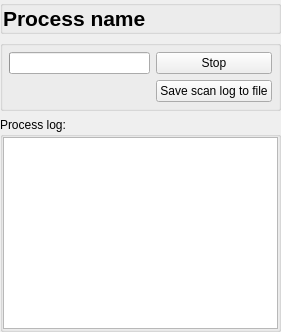
     <widget class="QWidget" name="WizardPage7">
      <layout class="QVBoxLayout">
       <property name="margin">
        <number>0</number>
       </property>
       <item>
        <widget class="QGroupBox" name="buttonGroup8_2">
         <property name="title">
          <string/>
         </property>
         <layout class="QHBoxLayout">
          <property name="margin">
           <number>0</number>
          </property>
          <item>
           <widget class="QLabel" name="processname">
            <property name="font">
             <font>
              <pointsize>16</pointsize>
              <weight>75</weight>
              <bold>true</bold>
             </font>
            </property>
            <property name="text">
             <string>Process name</string>
            </property>
            <property name="wordWrap">
             <bool>false</bool>
            </property>
           </widget>
          </item>
         </layout>
        </widget>
       </item>
       <item>
        <widget class="QGroupBox" name="buttonGroup7">
         <property name="title">
          <string/>
         </property>
         <layout class="QGridLayout">
          <property name="margin">
           <number>6</number>
          </property>
          <item row="0" column="0">
           <widget class="QProgressBar" name="discoveryprogress">
            <property name="orientation">
             <enum>Qt::Horizontal</enum>
            </property>
           </widget>
          </item>
          <item row="0" column="1">
           <widget class="QPushButton" name="discoveryStopButton">
            <property name="text">
             <string>Stop</string>
            </property>
           </widget>
          </item>
          <item row="1" column="1">
           <widget class="QPushButton" name="logSaveButton">
            <property name="text">
             <string>Save scan log to file</string>
            </property>
           </widget>
          </item>
          <item row="1" column="0">
           <spacer>
            <property name="orientation">
             <enum>Qt::Horizontal</enum>
            </property>
            <property name="sizeType">
             <enum>QSizePolicy::Expanding</enum>
            </property>
            <property name="sizeHint" stdset="0">
             <size>
              <width>141</width>
              <height>20</height>
             </size>
            </property>
           </spacer>
          </item>
         </layout>
        </widget>
       </item>
       <item>
        <widget class="QGroupBox" name="buttonGroup8">
         <property name="title">
          <string>Process log:</string>
         </property>
         <layout class="QVBoxLayout">
          <property name="margin">
           <number>0</number>
          </property>
          <item>
           <widget class="QTextEdit" name="discoverylog">
            <property name="readOnly">
             <bool>true</bool>
            </property>
           </widget>
          </item>
         </layout>
        </widget>
       </item>
      </layout>
     </widget>
